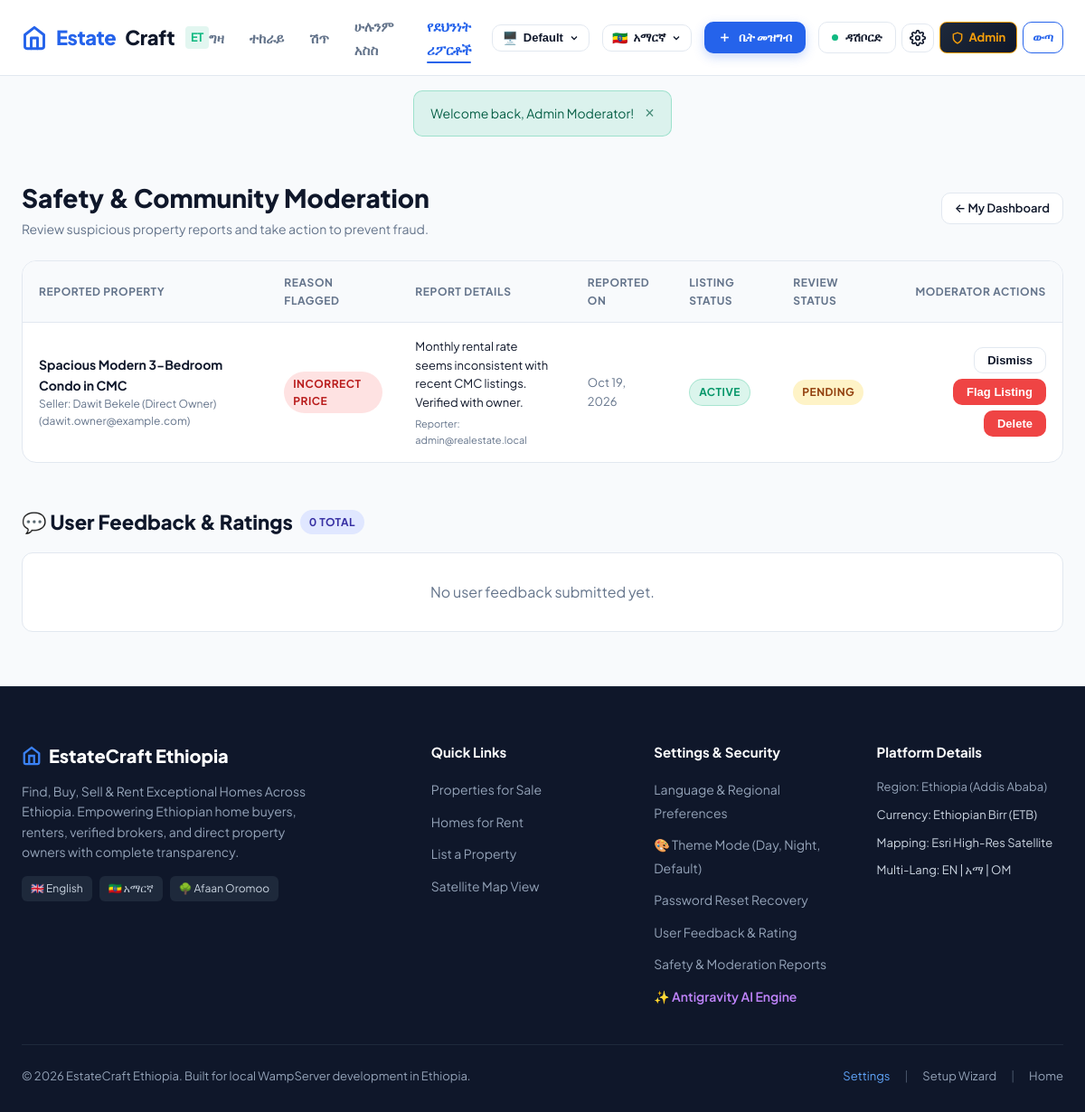
The page /user/reports.php?lang=am (signed in) on the database its author committed.
### tables this page shows
CREATE TABLE IF NOT EXISTS `listing_reports` (
  `id` INT UNSIGNED AUTO_INCREMENT PRIMARY KEY,
  `property_id` INT UNSIGNED NOT NULL,
  `reporter_user_id` INT UNSIGNED NULL COMMENT 'Null if anonymous reporter',
  `reporter_email` VARCHAR(150) NULL,
  `reason` ENUM('fraud_scam', 'incorrect_price', 'wrong_location', 'duplicate', 'offensive_content', 'other') NOT NULL,
  `details` TEXT NULL,
  `status` ENUM('pending', 'reviewed', 'dismissed', 'action_taken') DEFAULT 'pending',
  `moderator_notes` TEXT NULL,
  `created_at` TIMESTAMP DEFAULT CURRENT_TIMESTAMP,
  CONSTRAINT `fk_reports_property` FOREIGN KEY (`property_id`) REFERENCES `properties` (`id`) ON DELETE CASCADE,
  CONSTRAINT `fk_reports_user` FOREIGN KEY (`reporter_user_id`) REFERENCES `users` (`id`) ON DELETE SET NULL
);

CREATE TABLE IF NOT EXISTS `properties` (
  `id` INT UNSIGNED AUTO_INCREMENT PRIMARY KEY,
  `user_id` INT UNSIGNED NOT NULL,
  `title` VARCHAR(200) NOT NULL,
  `slug` VARCHAR(220) NULL,
  `description` TEXT NOT NULL,
  `purpose` ENUM('sale', 'rent') NOT NULL DEFAULT 'sale',
  `property_type` ENUM('house', 'apartment', 'villa', 'condo', 'townhouse', 'commercial', 'land') NOT NULL DEFAULT 'house',
  `price` DECIMAL(14, 2) NOT NULL,
  `price_frequency` ENUM('total', 'monthly', 'yearly') NOT NULL DEFAULT 'total',
  `bedrooms` TINYINT UNSIGNED NOT NULL DEFAULT 1,
  `bathrooms` TINYINT UNSIGNED NOT NULL DEFAULT 1,
  `area_sqft` INT UNSIGNED NOT NULL DEFAULT 0,
  `address` VARCHAR(255) NOT NULL,
  `city` VARCHAR(100) NOT NULL DEFAULT 'Addis Ababa',
  `state` VARCHAR(100) NULL DEFAULT 'Addis Ababa',
  `postal_code` VARCHAR(20) NULL,
  `country` VARCHAR(100) DEFAULT 'Ethiopia',
  `latitude` DECIMAL(10, 8) NOT NULL DEFAULT 9.01079300,
  `longitude` DECIMAL(11, 8) NOT NULL DEFAULT 38.76125200,
  `status` ENUM('active', 'pending_review', 'sold', 'rented', 'flagged') NOT NULL DEFAULT 'active',
  `featured` TINYINT(1) DEFAULT 0,
  `contact_name` VARCHAR(100) NOT NULL,
  `contact_phone` VARCHAR(30) NOT NULL,
  `contact_email` VARCHAR(150) NOT NULL,
  `has_broker` TINYINT(1) DEFAULT 0,
  `broker_fee_display` VARCHAR(200) NULL,
  `views_count` INT UNSIGNED DEFAULT 0,
  `created_at` TIMESTAMP DEFAULT CURRENT_TIMESTAMP,
  `updated_at` TIMESTAMP DEFAULT CURRENT_TIMESTAMP ON UPDATE CURRENT_TIMESTAMP,
  CONSTRAINT `fk_properties_user` FOREIGN KEY (`user_id`) REFERENCES `users` (`id`) ON DELETE CASCADE
);

CREATE TABLE IF NOT EXISTS `users` (
  `id` INT UNSIGNED AUTO_INCREMENT PRIMARY KEY,
  `full_name` VARCHAR(100) NOT NULL,
  `email` VARCHAR(150) NOT NULL UNIQUE,
  `password_hash` VARCHAR(255) NULL COMMENT 'Null if registered via Google OAuth before setting password',
  `phone` VARCHAR(30) NULL,
  `phone_verified` TINYINT(1) DEFAULT 0,
  `otp_code` VARCHAR(10) NULL,
  `otp_expires_at` DATETIME NULL,
  `role` ENUM('user', 'broker', 'admin') NOT NULL DEFAULT 'user',
  `google_id` VARCHAR(100) NULL UNIQUE,
  `avatar` VARCHAR(255) NULL,
  `bio` TEXT NULL,
   
  `broker_agency` VARCHAR(150) NULL,
  `broker_license_no` VARCHAR(100) NULL,
  `broker_fee_percentage` DECIMAL(5,2) NULL DEFAULT 2.00 COMMENT 'Percentage commission for sales',
  `broker_fixed_fee` DECIMAL(10,2) NULL DEFAULT 0.00 COMMENT 'Fixed fee or rental placement fee',
  `broker_fee_notes` VARCHAR(255) NULL DEFAULT 'Standard 2% commission upon closing. No hidden upfront fees.',
  `preferred_language` VARCHAR(10) DEFAULT 'en',
  `theme_mode` VARCHAR(30) DEFAULT 'default' COMMENT 'light, dark, or default (system)',
  `ai_smart_alerts` TINYINT(1) DEFAULT 1,
  `ai_search_query` VARCHAR(255) NULL,
   
  `national_id_number` VARCHAR(100) NULL,
  `national_id_type` VARCHAR(50) DEFAULT 'fayda_national_id',
  `national_id_document` VARCHAR(255) NULL,
  `national_id_status` ENUM('unverified', 'pending', 'verified', 'rejected') NOT NULL DEFAULT 'unverified',
  `national_id_submitted_at` DATETIME NULL,
  `national_id_verified_at` DATETIME NULL,
  `national_id_rejection_reason` VARCHAR(255) NULL,
  `created_at` TIMESTAMP DEFAULT CURRENT_TIMESTAMP,
  `updated_at` TIMESTAMP DEFAULT CURRENT_TIMESTAMP ON UPDATE CURRENT_TIMESTAMP
);

### user/reports.php (the view, shortened to what this page needs)
<?php
$pdo = getDB();
$stmt = $pdo->query("
    SELECT
        r.*,
        p.title as property_title,
        p.price as property_price,
        p.status as property_status,
        p.city as property_city,
        u.full_name as seller_name,
        u.email as seller_email
    FROM listing_reports r
    LEFT JOIN properties p ON r.property_id = p.id
    LEFT JOIN users u ON p.user_id = u.id
    ORDER BY r.status = 'pending' DESC, r.created_at DESC
");
$reports = $stmt->fetchAll();
$stmtFeedback = $pdo->query("SELECT * FROM user_feedback ORDER BY created_at DESC");
$allFeedback = $stmtFeedback->fetchAll();
require_once __DIR__ . '/../includes/header.php';
?>
<div class="dashboard-container">
    <div style="display: flex; justify-content: space-between; align-items: center; margin-bottom: 24px;">
        <div>
            <h1 style="font-size: 28px; font-weight: 800; color: var(--secondary);">Safety & Community Moderation</h1>
            <p style="color: var(--text-muted); font-size: 14px;">Review suspicious property reports and take action to prevent fraud.</p>
        </div>
        <a href="<?= BASE_URL ?>/user/dashboard.php" class="btn btn-secondary btn-sm">&larr; My Dashboard</a>
    </div>
    <?php if (empty($reports)): ?>
        <div style="background: #ffffff; border: 1px solid var(--border-color); border-radius: var(--radius-lg); padding: 50px 20px; text-align: center;">
            <svg width="44" height="44" viewBox="0 0 24 24" fill="none" stroke="#10b981" stroke-width="2" style="margin: 0 auto 12px;"><path d="M22 11.08V12a10 10 0 1 1-5.93-9.14"></path><polyline points="22 4 12 14.01 9 11.01"></polyline></svg>
            <h3 style="font-size: 18px; font-weight: 700; color: var(--secondary); margin-bottom: 6px;">Zero Pending Reports!</h3>
            <p style="color: var(--text-muted); font-size: 14px;">All property listings meet community standards.</p>
        </div>
    <?php else: ?>
        <div class="table-responsive">
            <table class="data-table">
                <thead>
                    <tr>
                        <th>Reported Property</th>
                        <th>Reason Flagged</th>
                        <th>Report Details</th>
                        <th>Reported On</th>
                        <th>Listing Status</th>
                        <th>Review Status</th>
                        <th style="text-align: right;">Moderator Actions</th>
                    </tr>
                </thead>
                <tbody>
                    <?php foreach ($reports as $r): ?>
                        <tr>
                            <td>
                                <?php if ($r['property_title']): ?>
                                    <a href="<?= BASE_URL ?>/properties/details.php?id=<?= $r['property_id'] ?>" target="_blank" style="font-weight: 700; color: var(--secondary);">
                                        <?= htmlspecialchars($r['property_title']) ?>
                                    </a>
                                    <div style="font-size: 12px; color: var(--text-muted);">
                                        Seller: <?= htmlspecialchars($r['seller_name'] ?? 'Unknown') ?> (<?= htmlspecialchars($r['seller_email'] ?? '') ?>)
                                    </div>
                                <?php else: ?>
                                    <span style="color: #94a3b8; font-style: italic;">[Listing Deleted]</span>
                                <?php endif; ?>
                            </td>
                            <td>
                                <span class="badge" style="background:#fee2e2; color:#b91c1c;">
                                    <?= htmlspecialchars(str_replace('_', ' ', strtoupper($r['reason']))) ?>
                                </span>
                            </td>
                            <td style="font-size: 13px; max-width: 250px;">
                                <?= htmlspecialchars($r['details'] ?: 'No additional comments provided') ?>
                                <?php if ($r['reporter_email']): ?>
                                    <div style="font-size: 11px; color: #64748b; margin-top: 4px;">Reporter: <?= htmlspecialchars($r['reporter_email']) ?></div>
                                <?php endif; ?>
                            </td>
                            <td style="font-size: 13px; color: var(--text-muted);">
                                <?= date('M d, Y', strtotime($r['created_at'])) ?>
                            </td>
                            <td>
                                <?php if ($r['property_status'] === 'flagged'): ?>
                                    <span class="badge badge-unverified">Flagged / Hidden</span>
                                <?php elseif ($r['property_status'] === 'active'): ?>
                                    <span class="badge badge-verified">Active</span>
                                <?php else: ?>
                                    <span class="badge" style="background:#e2e8f0; color:#475569;"><?= ucfirst($r['property_status'] ?? 'N/A') ?></span>
                                <?php endif; ?>
                            </td>
                            <td>
                                <?php if ($r['status'] === 'pending'): ?>
                                    <span class="badge" style="background:#fef3c7; color:#92400e;">Pending</span>
                                <?php else: ?>
                                    <span class="badge" style="background:#e2e8f0; color:#475569;"><?= ucfirst($r['status']) ?></span>
                                <?php endif; ?>
                            </td>
                            <td style="text-align: right;">
                                <div style="display: inline-flex; gap: 6px; flex-wrap: wrap; justify-content: flex-end;">
                                    <?php if ($r['status'] === 'pending'): ?>
                                        <form method="POST" style="display:inline;">
                                            <button type="submit" class="btn btn-secondary btn-sm" title="Dismiss this report">Dismiss</button>
                                        </form>
                                    <?php endif; ?>
                                    <?php if ($r['property_title'] && $r['property_status'] === 'active'): ?>
                                        <form method="POST" style="display:inline;">
                                            <button type="submit" class="btn btn-danger btn-sm" title="Take down listing">Flag Listing</button>
                                        </form>
                                    <?php endif; ?>
                                    <?php if ($r['property_title']): ?>
                                        <form method="POST" style="display:inline;" onsubmit="return confirm('Permanently delete this property?');">
                                            <button type="submit" class="btn btn-danger btn-sm">Delete</button>
                                        </form>
                                    <?php endif; ?>
                                </div>
                            </td>
                        </tr>
                    <?php endforeach; ?>
                </tbody>
            </table>
        </div>
    <?php endif; ?>
    <div style="margin-top: 48px;">
        <h2 style="font-size: 22px; font-weight: 800; color: var(--secondary); margin-bottom: 16px; display: flex; align-items: center; gap: 8px;">
            <span>💬 User Feedback & Ratings</span>
            <span class="badge" style="background:#e0e7ff; color:#3730a3; font-size:12px;"><?= count($allFeedback) ?> Total</span>
        </h2>
        <?php if (empty($allFeedback)): ?>
            <div style="background: #ffffff; border: 1px solid var(--border-color); border-radius: 12px; padding: 30px; text-align: center; color: var(--text-muted);">
                No user feedback submitted yet.
            </div>
        <?php endif; ?>
    </div>
</div>
<?php require_once __DIR__ . '/../includes/footer.php'; ?>

### assets/css/style.css (style rules this page uses)
:root { --primary: #2563eb; --primary-hover: #1d4ed8; --primary-light: rgba(37, 99, 235, 0.1); --primary-gradient: linear-gradient(135deg, #2563eb 0%, #1e40af 100%); --secondary: #0f172a; --accent: #f59e0b; --accent-light: rgba(245, 158, 11, 0.12); --success: #10b981; --success-light: rgba(16, 185, 129, 0.12); --danger: #ef4444; --danger-light: rgba(239, 68, 68, 0.12); --warning: #f59e0b; --bg-main: #f8fafc; --bg-card: #ffffff; --bg-dark: #0f172a; --bg-dark-card: #1e293b; --text-main: #0f172a; --text-muted: #64748b; --text-light: #94a3b8; --border-color: #e2e8f0; --border-dark: #334155; --shadow-sm: 0 1px 2px 0 rgba(0, 0, 0, 0.05); --shadow-md: 0 4px 6px -1px rgba(0, 0, 0, 0.1), 0 2px 4px -2px rgba(0, 0, 0, 0.06); --shadow-lg: 0 10px 15px -3px rgba(0, 0, 0, 0.1), 0 4px 6px -4px rgba(0, 0, 0, 0.05); --shadow-xl: 0 20px 25px -5px rgba(0, 0, 0, 0.1), 0 8px 10px -6px rgba(0, 0, 0, 0.05); --shadow-hover: 0 25px 30px -10px rgba(37, 99, 235, 0.15); --radius-sm: 6px; --radius-md: 10px; --radius-lg: 16px; --radius-xl: 24px; --radius-full: 9999px; --transition-fast: 0.15s ease; --transition-normal: 0.25s ease; }
* { box-sizing: border-box; margin: 0; padding: 0; }
body { font-family: 'Plus Jakarta Sans', -apple-system, BlinkMacSystemFont, 'Segoe UI', Roboto, sans-serif; background-color: var(--bg-main); color: var(--text-main); line-height: 1.6; -webkit-font-smoothing: antialiased; min-height: 100vh; display: flex; flex-direction: column; }
a { color: var(--primary); text-decoration: none; transition: color var(--transition-fast); }
.btn { display: inline-flex; align-items: center; justify-content: center; gap: 8px; font-weight: 600; font-size: 14px; padding: 10px 20px; border-radius: var(--radius-md); cursor: pointer; border: 1px solid transparent; transition: all var(--transition-fast); white-space: nowrap; }
.btn-sm { padding: 6px 14px; font-size: 13px; }
.btn-secondary { background: #ffffff; color: var(--text-main); border-color: var(--border-color); }
.btn-danger { background: var(--danger); color: #ffffff !important; }
.badge { display: inline-flex; align-items: center; gap: 4px; font-size: 12px; font-weight: 700; text-transform: uppercase; letter-spacing: 0.04em; padding: 4px 10px; border-radius: var(--radius-full); }
.badge-verified { background: rgba(16, 185, 129, 0.15); color: #059669; border: 1px solid rgba(16, 185, 129, 0.25); }
.dashboard-container { max-width: 1280px; margin: 30px auto 60px; padding: 0 24px; }
.table-responsive { width: 100%; overflow-x: auto; background: #ffffff; border: 1px solid var(--border-color); border-radius: var(--radius-lg); }
.data-table { width: 100%; border-collapse: collapse; text-align: left; font-size: 14px; }
.data-table th { background: #f8fafc; padding: 14px 18px; font-weight: 700; color: var(--text-muted); border-bottom: 1px solid var(--border-color); text-transform: uppercase; font-size: 12px; letter-spacing: 0.05em; }
.data-table td { padding: 16px 18px; border-bottom: 1px solid var(--border-color); color: var(--secondary); }
.data-table tr:last-child td { border-bottom: none; }
:root { --theme-transition: background-color 0.25s ease, color 0.25s ease, border-color 0.25s ease; }
body { transition: var(--theme-transition); }

### rows shown on the page
listing_reports: property.title "Spacious Modern 3-Bedroom Condo in CMC", users.full_name "Dawit Bekele (Direct Owner)", users.email "dawit.owner@example.com", reason "INCORRECT PRICE", details "Monthly rental rate seems inconsistent with recent CMC listings. Verified with owner.", reporter_email "admin@realestate.local", created_at "Oct 19, 2026", status "PENDING"

### other values the page prints
__('nav_buy', 'Buy') "ግዛ"
__('nav_rent', 'Rent') "ተከራይ"
__('nav_sell', 'Sell') "ሽጥ"
__('nav_explore', 'Explore All') "ሁሉንም አስስ"
__('nav_safety_reports', 'Safety Reports') "የደህንነት ሪፖርቶች"
$availableLangs[$currentLang]['flag'] "🇪🇹"
$availableLangs[$currentLang]['native'] "አማርኛ"
__('nav_post_property', 'Post Property') "ቤት መዝግብ"
__('nav_dashboard', 'Dashboard') "ዳሽቦርድ"
__('nav_signout', 'Sign Out') "ውጣ"
$_SESSION['flash_success'] "Welcome back, Admin Moderator!"
count($allFeedback) "0"
SITE_NAME "EstateCraft Ethiopia"
SITE_TAGLINE "Find, Buy, Sell & Rent Exceptional Homes Across Ethiopia"
